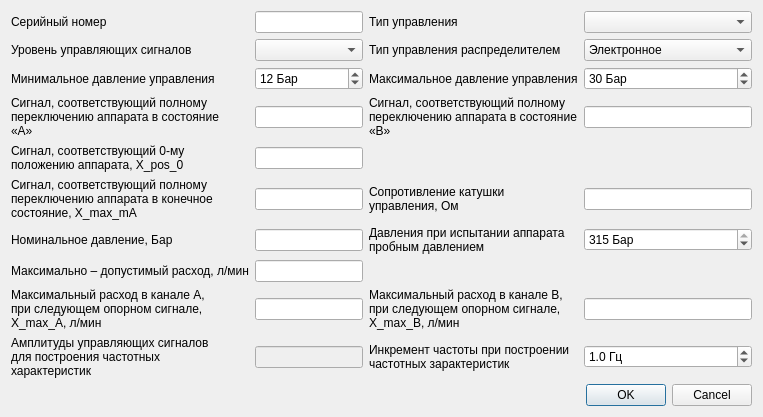
<?xml version="1.0" encoding="UTF-8"?>
<ui version="4.0">
 <class>ServoTitleInfo</class>
 <widget class="QWidget" name="ServoTitleInfo">
  <property name="geometry">
   <rect>
    <x>0</x>
    <y>0</y>
    <width>975</width>
    <height>552</height>
   </rect>
  </property>
  <property name="windowTitle">
   <string>Параметры испытания</string>
  </property>
  <layout class="QVBoxLayout" name="verticalLayout">
   <property name="sizeConstraint">
    <enum>QLayout::SetFixedSize</enum>
   </property>
   <item>
    <layout class="QGridLayout" name="gridLayout">
     <item row="3" column="1">
      <widget class="QLineEdit" name="SignalStateA">
       <property name="sizePolicy">
        <sizepolicy hsizetype="Preferred" vsizetype="Fixed">
         <horstretch>0</horstretch>
         <verstretch>0</verstretch>
        </sizepolicy>
       </property>
       <property name="toolTipDuration">
        <number>1000</number>
       </property>
       <property name="text">
        <string/>
       </property>
       <property name="clearButtonEnabled">
        <bool>true</bool>
       </property>
      </widget>
     </item>
     <item row="2" column="2">
      <widget class="QLabel" name="l_max_control_pressure">
       <property name="text">
        <string>Максимальное давление управления</string>
       </property>
      </widget>
     </item>
     <item row="9" column="1">
      <widget class="QLineEdit" name="ControlSignalAmplitude">
       <property name="enabled">
        <bool>false</bool>
       </property>
       <property name="sizePolicy">
        <sizepolicy hsizetype="Preferred" vsizetype="Fixed">
         <horstretch>0</horstretch>
         <verstretch>0</verstretch>
        </sizepolicy>
       </property>
       <property name="clearButtonEnabled">
        <bool>true</bool>
       </property>
      </widget>
     </item>
     <item row="1" column="2">
      <widget class="QLabel" name="l_raspred_control">
       <property name="text">
        <string>Тип управления распределителем</string>
       </property>
      </widget>
     </item>
     <item row="6" column="1">
      <widget class="QLineEdit" name="PressureNominal">
       <property name="enabled">
        <bool>true</bool>
       </property>
       <property name="sizePolicy">
        <sizepolicy hsizetype="Preferred" vsizetype="Fixed">
         <horstretch>0</horstretch>
         <verstretch>0</verstretch>
        </sizepolicy>
       </property>
       <property name="toolTip">
        <string>10...315 Бар</string>
       </property>
       <property name="toolTipDuration">
        <number>1000</number>
       </property>
       <property name="clearButtonEnabled">
        <bool>true</bool>
       </property>
      </widget>
     </item>
     <item row="2" column="3">
      <widget class="QSpinBox" name="MaxControlPressure">
       <property name="sizePolicy">
        <sizepolicy hsizetype="Preferred" vsizetype="Fixed">
         <horstretch>0</horstretch>
         <verstretch>0</verstretch>
        </sizepolicy>
       </property>
       <property name="toolTip">
        <string>1...300 Бар</string>
       </property>
       <property name="toolTipDuration">
        <number>1000</number>
       </property>
       <property name="statusTip">
        <string/>
       </property>
       <property name="suffix">
        <string> Бар</string>
       </property>
       <property name="minimum">
        <number>1</number>
       </property>
       <property name="maximum">
        <number>300</number>
       </property>
       <property name="value">
        <number>30</number>
       </property>
      </widget>
     </item>
     <item row="1" column="3">
      <widget class="QComboBox" name="RaspredControl">
       <property name="currentIndex">
        <number>0</number>
       </property>
       <item>
        <property name="text">
         <string>Электронное</string>
        </property>
       </item>
       <item>
        <property name="text">
         <string>Электрогидравлическое</string>
        </property>
       </item>
      </widget>
     </item>
     <item row="1" column="1">
      <widget class="QComboBox" name="ControlSignal">
       <property name="enabled">
        <bool>true</bool>
       </property>
       <property name="currentIndex">
        <number>-1</number>
       </property>
       <item>
        <property name="text">
         <string>4..20 мА</string>
        </property>
       </item>
       <item>
        <property name="text">
         <string>0..20 мА</string>
        </property>
       </item>
       <item>
        <property name="text">
         <string>+-10 В</string>
        </property>
       </item>
       <item>
        <property name="text">
         <string>+-10 мА</string>
        </property>
       </item>
       <item>
        <property name="text">
         <string>+- 40 мА</string>
        </property>
       </item>
      </widget>
     </item>
     <item row="7" column="0">
      <widget class="QLabel" name="l_max_expenditure">
       <property name="text">
        <string>Максимально – допустимый расход, л/мин</string>
       </property>
      </widget>
     </item>
     <item row="8" column="3">
      <widget class="QLineEdit" name="MaxExpenditureB">
       <property name="sizePolicy">
        <sizepolicy hsizetype="Preferred" vsizetype="Fixed">
         <horstretch>0</horstretch>
         <verstretch>0</verstretch>
        </sizepolicy>
       </property>
       <property name="toolTip">
        <string>1...660 л/мин</string>
       </property>
       <property name="toolTipDuration">
        <number>1000</number>
       </property>
       <property name="clearButtonEnabled">
        <bool>true</bool>
       </property>
      </widget>
     </item>
     <item row="3" column="3">
      <widget class="QLineEdit" name="SignalStateB">
       <property name="sizePolicy">
        <sizepolicy hsizetype="Preferred" vsizetype="Fixed">
         <horstretch>0</horstretch>
         <verstretch>0</verstretch>
        </sizepolicy>
       </property>
       <property name="toolTipDuration">
        <number>1000</number>
       </property>
       <property name="text">
        <string/>
       </property>
       <property name="clearButtonEnabled">
        <bool>true</bool>
       </property>
      </widget>
     </item>
     <item row="4" column="0">
      <widget class="QLabel" name="l_signal_state_0">
       <property name="text">
        <string>Сигнал, соответствующий 0-му
положению аппарата, Х_pos_0</string>
       </property>
      </widget>
     </item>
     <item row="7" column="1">
      <widget class="QLineEdit" name="MaxExpenditure">
       <property name="sizePolicy">
        <sizepolicy hsizetype="Preferred" vsizetype="Fixed">
         <horstretch>0</horstretch>
         <verstretch>0</verstretch>
        </sizepolicy>
       </property>
       <property name="toolTip">
        <string>1...660 л/мин</string>
       </property>
       <property name="toolTipDuration">
        <number>1000</number>
       </property>
       <property name="clearButtonEnabled">
        <bool>true</bool>
       </property>
      </widget>
     </item>
     <item row="0" column="0">
      <widget class="QLabel" name="l_ser_no">
       <property name="text">
        <string>Серийный номер</string>
       </property>
      </widget>
     </item>
     <item row="6" column="3">
      <widget class="QSpinBox" name="PressureTesting">
       <property name="sizePolicy">
        <sizepolicy hsizetype="Preferred" vsizetype="Fixed">
         <horstretch>0</horstretch>
         <verstretch>0</verstretch>
        </sizepolicy>
       </property>
       <property name="toolTip">
        <string>300...315 Бар</string>
       </property>
       <property name="toolTipDuration">
        <number>1000</number>
       </property>
       <property name="suffix">
        <string> Бар</string>
       </property>
       <property name="minimum">
        <number>300</number>
       </property>
       <property name="maximum">
        <number>315</number>
       </property>
       <property name="value">
        <number>315</number>
       </property>
      </widget>
     </item>
     <item row="3" column="0">
      <widget class="QLabel" name="l_signal_state_a">
       <property name="text">
        <string>Сигнал, соответствующий полному
переключению аппарата в состояние
«А»</string>
       </property>
      </widget>
     </item>
     <item row="0" column="2">
      <widget class="QLabel" name="l_control_type">
       <property name="text">
        <string>Тип управления</string>
       </property>
      </widget>
     </item>
     <item row="6" column="2">
      <widget class="QLabel" name="l_pressure_testing">
       <property name="text">
        <string>Давления при испытании аппарата
пробным давлением</string>
       </property>
      </widget>
     </item>
     <item row="0" column="1">
      <widget class="QLineEdit" name="SerNo">
       <property name="sizePolicy">
        <sizepolicy hsizetype="Preferred" vsizetype="Fixed">
         <horstretch>0</horstretch>
         <verstretch>0</verstretch>
        </sizepolicy>
       </property>
       <property name="clearButtonEnabled">
        <bool>true</bool>
       </property>
      </widget>
     </item>
     <item row="6" column="0">
      <widget class="QLabel" name="l_nominal_pressure">
       <property name="text">
        <string>Номинальное давление, Бар</string>
       </property>
      </widget>
     </item>
     <item row="4" column="1">
      <widget class="QLineEdit" name="SignalState0">
       <property name="sizePolicy">
        <sizepolicy hsizetype="Preferred" vsizetype="Fixed">
         <horstretch>0</horstretch>
         <verstretch>0</verstretch>
        </sizepolicy>
       </property>
       <property name="toolTipDuration">
        <number>1000</number>
       </property>
       <property name="text">
        <string/>
       </property>
       <property name="clearButtonEnabled">
        <bool>true</bool>
       </property>
      </widget>
     </item>
     <item row="9" column="0">
      <widget class="QLabel" name="l_control_signal_ampl">
       <property name="text">
        <string>Амплитуды управляющих сигналов
для построения частотных
характеристик</string>
       </property>
      </widget>
     </item>
     <item row="2" column="1">
      <widget class="QSpinBox" name="MinControlPressure">
       <property name="enabled">
        <bool>true</bool>
       </property>
       <property name="toolTip">
        <string>1...100 Бар</string>
       </property>
       <property name="toolTipDuration">
        <number>1000</number>
       </property>
       <property name="statusTip">
        <string/>
       </property>
       <property name="suffix">
        <string> Бар</string>
       </property>
       <property name="minimum">
        <number>1</number>
       </property>
       <property name="maximum">
        <number>100</number>
       </property>
       <property name="value">
        <number>12</number>
       </property>
      </widget>
     </item>
     <item row="8" column="2">
      <widget class="QLabel" name="l_max_expenditure_b">
       <property name="text">
        <string>Максимальный расход в канале В,
при следующем опорном сигнале,
X_max_B, л/мин</string>
       </property>
      </widget>
     </item>
     <item row="2" column="0">
      <widget class="QLabel" name="l_min_control_pressure">
       <property name="text">
        <string>Минимальное давление управления</string>
       </property>
      </widget>
     </item>
     <item row="8" column="1">
      <widget class="QLineEdit" name="MaxExpenditureA">
       <property name="sizePolicy">
        <sizepolicy hsizetype="Preferred" vsizetype="Fixed">
         <horstretch>0</horstretch>
         <verstretch>0</verstretch>
        </sizepolicy>
       </property>
       <property name="toolTip">
        <string>1...660 л/мин</string>
       </property>
       <property name="toolTipDuration">
        <number>1000</number>
       </property>
       <property name="clearButtonEnabled">
        <bool>true</bool>
       </property>
      </widget>
     </item>
     <item row="9" column="2">
      <widget class="QLabel" name="l_frequency_inc">
       <property name="text">
        <string>Инкремент частоты при построении
частотных зарактеристик</string>
       </property>
      </widget>
     </item>
     <item row="1" column="0">
      <widget class="QLabel" name="l_control_signal">
       <property name="text">
        <string>Уровень управляющих сигналов</string>
       </property>
      </widget>
     </item>
     <item row="3" column="2">
      <widget class="QLabel" name="l_signal_state_b">
       <property name="text">
        <string>Сигнал, соответствующий полному
переключению аппарата в состояние
«В»</string>
       </property>
      </widget>
     </item>
     <item row="9" column="3">
      <widget class="QDoubleSpinBox" name="FrequencyInc">
       <property name="sizePolicy">
        <sizepolicy hsizetype="Preferred" vsizetype="Fixed">
         <horstretch>0</horstretch>
         <verstretch>0</verstretch>
        </sizepolicy>
       </property>
       <property name="toolTip">
        <string>0,1...20 ГЦ</string>
       </property>
       <property name="toolTipDuration">
        <number>1000</number>
       </property>
       <property name="prefix">
        <string/>
       </property>
       <property name="suffix">
        <string> Гц</string>
       </property>
       <property name="decimals">
        <number>1</number>
       </property>
       <property name="minimum">
        <double>0.100000000000000</double>
       </property>
       <property name="maximum">
        <double>20.000000000000000</double>
       </property>
       <property name="singleStep">
        <double>0.100000000000000</double>
       </property>
       <property name="value">
        <double>1.000000000000000</double>
       </property>
      </widget>
     </item>
     <item row="8" column="0">
      <widget class="QLabel" name="l_max_expenditure_a">
       <property name="text">
        <string>Максимальный расход в канале А,
при следующем опорном сигнале,
X_max_A, л/мин</string>
       </property>
      </widget>
     </item>
     <item row="0" column="3">
      <widget class="QComboBox" name="ControlType">
       <property name="editable">
        <bool>false</bool>
       </property>
       <property name="currentIndex">
        <number>-1</number>
       </property>
       <item>
        <property name="text">
         <string>Блок управления</string>
        </property>
       </item>
       <item>
        <property name="text">
         <string>Катушками управления</string>
        </property>
       </item>
      </widget>
     </item>
     <item row="5" column="0">
      <widget class="QLabel" name="l_end_signal">
       <property name="text">
        <string>Сигнал, соответствующий полному
переключению аппарата в конечное
состояние, X_max_mA</string>
       </property>
      </widget>
     </item>
     <item row="5" column="1">
      <widget class="QLineEdit" name="EndSgnal"/>
     </item>
     <item row="5" column="2">
      <widget class="QLabel" name="l_control_reel_resist">
       <property name="text">
        <string>Сопротивление катушки
управления, Ом</string>
       </property>
      </widget>
     </item>
     <item row="5" column="3">
      <widget class="QLineEdit" name="ControlReelResist"/>
     </item>
    </layout>
   </item>
   <item>
    <widget class="QDialogButtonBox" name="buttonBox">
     <property name="sizePolicy">
      <sizepolicy hsizetype="Preferred" vsizetype="Fixed">
       <horstretch>0</horstretch>
       <verstretch>0</verstretch>
      </sizepolicy>
     </property>
     <property name="standardButtons">
      <set>QDialogButtonBox::Cancel|QDialogButtonBox::Ok</set>
     </property>
    </widget>
   </item>
  </layout>
 </widget>
 <resources/>
 <connections/>
</ui>
